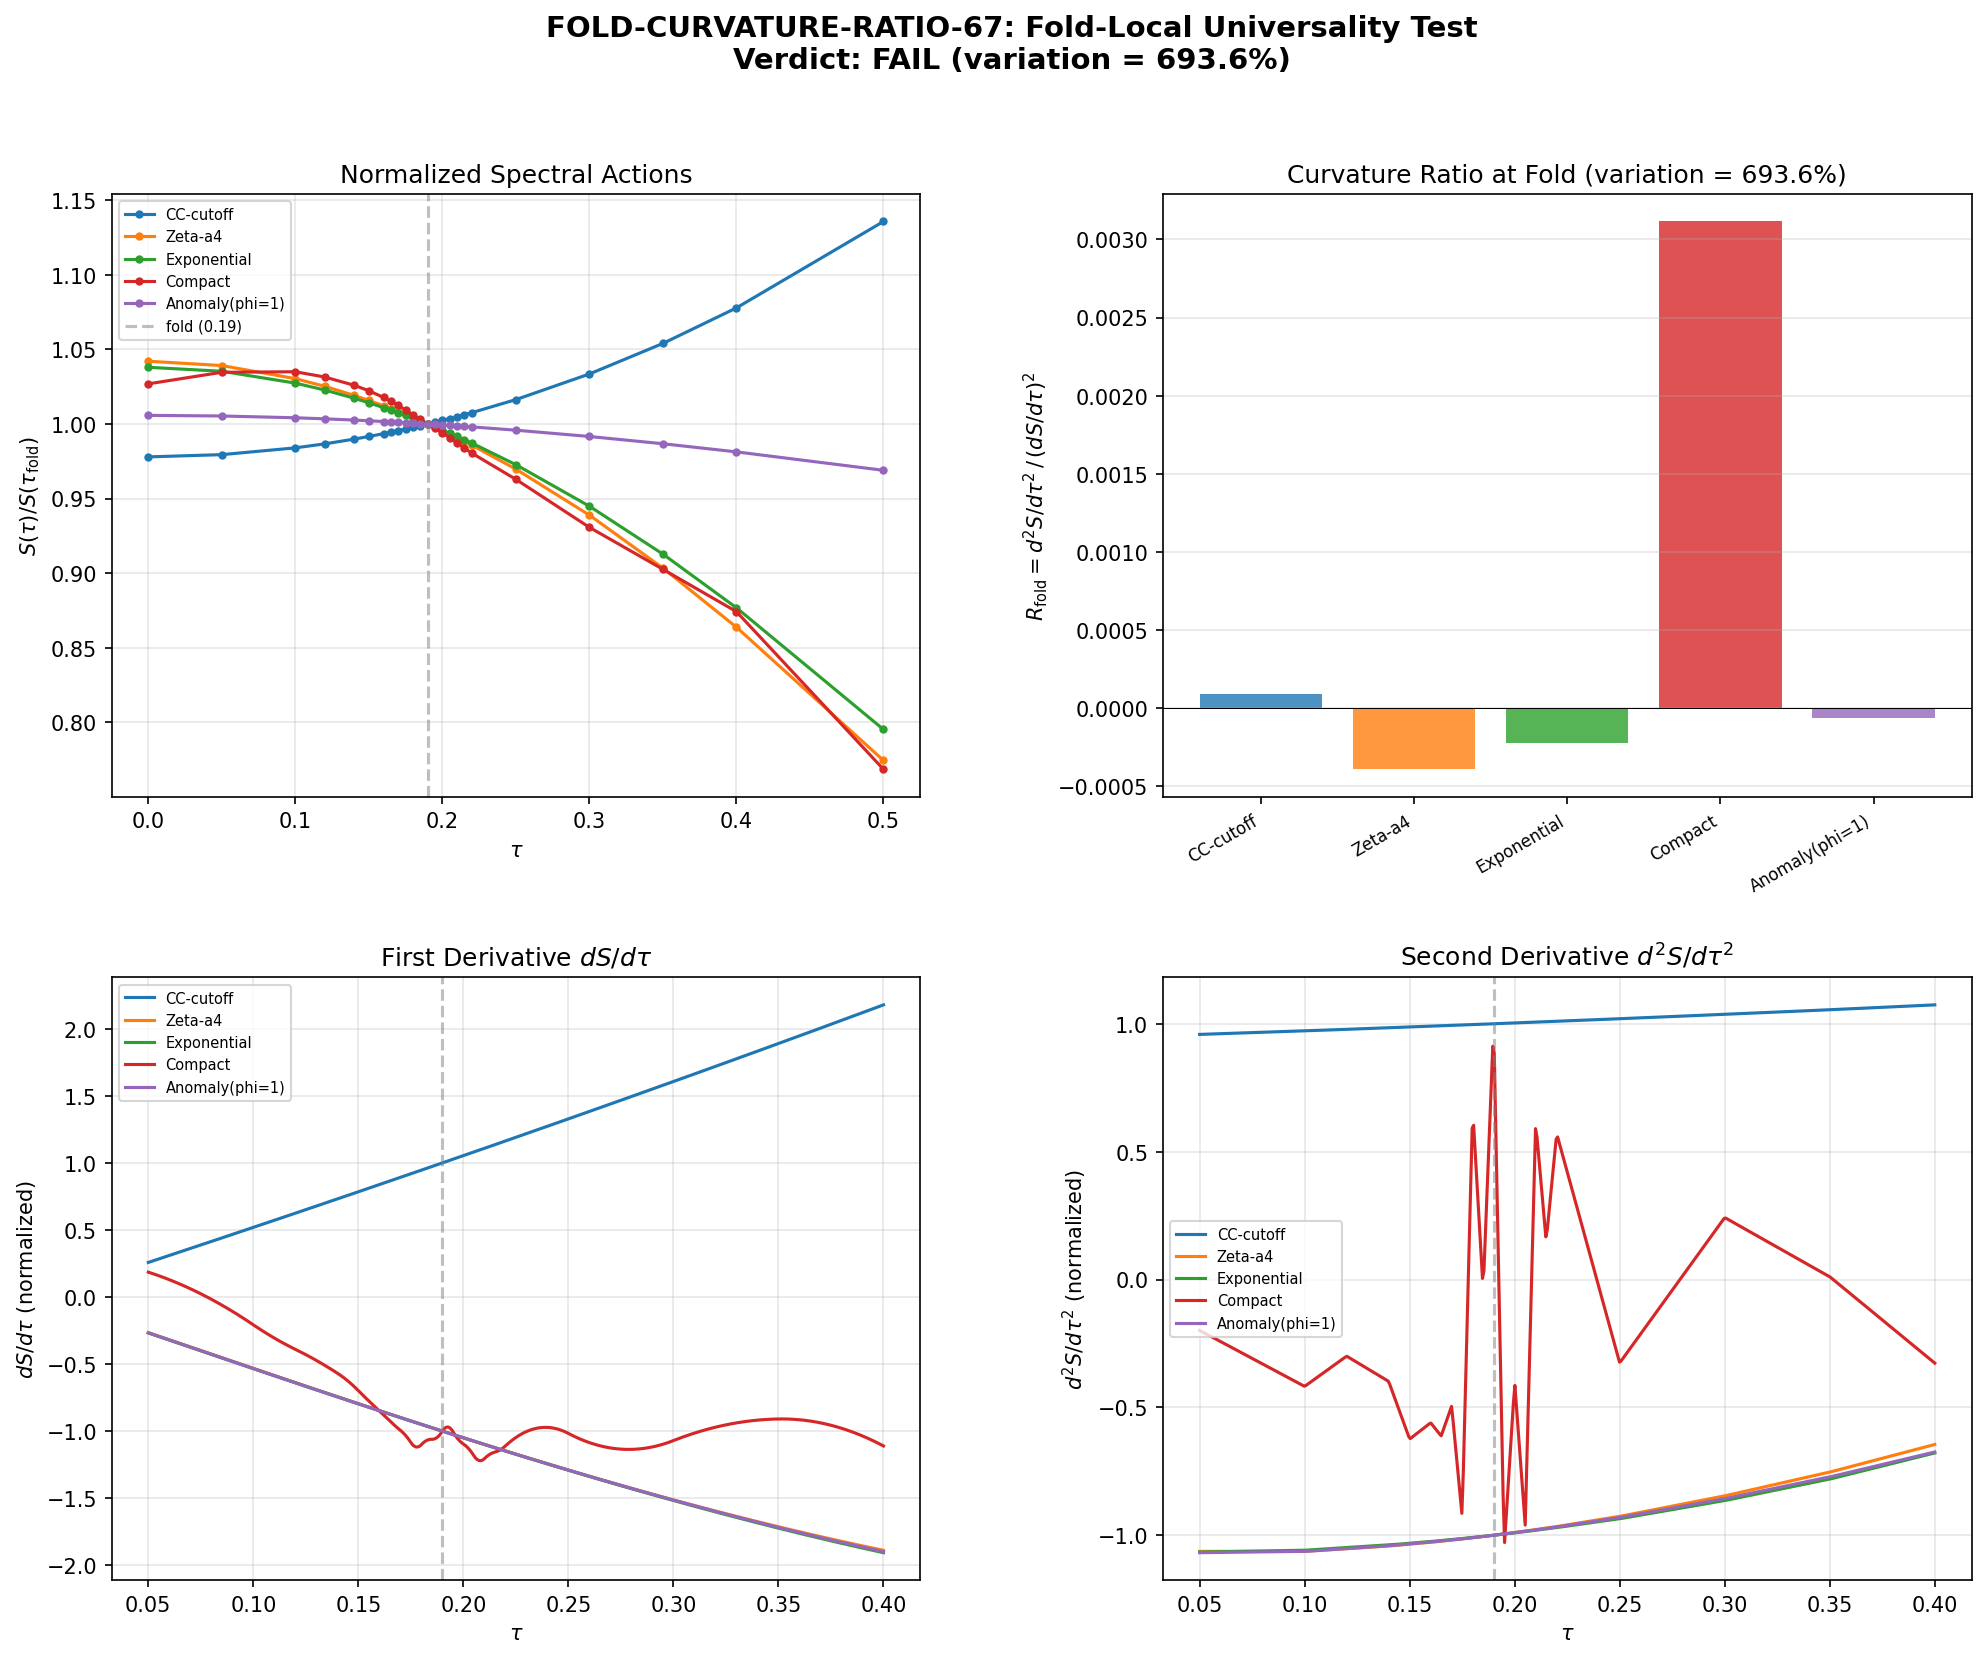

The Python source for this figure:
#!/usr/bin/env python3
"""
s67_fold_curvature_ratio.py -- FOLD-CURVATURE-RATIO-67: Fold-Local Universality Test
=====================================================================================

Gate: FOLD-CURVATURE-RATIO-67
  PASS: Variation < 10% across functionals (fold-local universality)
  FAIL: Variation > 30%
  INFO: 10% < Variation < 30% (borderline)

Physics:
--------
The spectral action on Jensen-deformed SU(3) is S[f, tau] = Tr(f(D_K(tau)^2)).
Different choices of the cutoff function f define different spectral functionals.
The transit dynamics depend on the SHAPE of S(tau) near the fold (tau = 0.19),
specifically through the curvature ratio:

    R_fold = d^2S/dtau^2 / (dS/dtau)^2                                     (1)

This ratio is a dimensionless measure of the fold sharpness. If R_fold is
approximately constant across functionals, the fold geometry is a UNIVERSAL
property of the fiber D_K, independent of the regularization scheme.

The key insight (from W5-A): eps_H = -(1/2G) * (dS/dtau)^{-1} * d^2S/dtau^2
is scheme-dependent because dS/dtau appears in the denominator with different
normalization for each f. But the RATIO R_fold = d^2S/dtau^2 / (dS/dtau)^2
may be universal if both derivatives scale with the same power of some
functional-dependent prefactor.

Concretely: if S_f(tau) = N_f * Phi(tau) where N_f is a functional-dependent
normalization and Phi(tau) is universal, then:
    dS_f/dtau = N_f * Phi'
    d^2S_f/dtau^2 = N_f * Phi''
    R_fold = Phi'' / (N_f * Phi'^2)
This is NOT universal (it depends on N_f). But if the functional enters
multiplicatively in a more nuanced way — for instance through spectral
weights that are tau-independent — the ratio could still be universal.

We test this numerically with 5 spectral functional families:
  (a) CC cutoff:    S(tau) = Sum dim^2 * |lambda_j(tau)|     [f(x) = sqrt(x)]
  (b) Zeta (a_0):   S(tau) = Sum dim^2 * 1 = a_0 = const    [mode count]
  (c) Exponential:  S(tau) = Sum dim^2 * exp(-lambda_j^2/L^2) [heat kernel]
  (d) Compact:      S(tau) = Sum dim^2 * max(0, 1-lambda_j^2/L^2) [compact]
  (e) Anomaly(phi=1): S(tau) = c_0*a_0 + c_2*a_2 + c_4*a_4   [anomaly]

For (b), a_0 is topologically tau-independent => dS/dtau = 0, R undefined.
We replace (b) with the physical zeta action a_4(tau), which IS tau-dependent
and represents the gauge-sector contribution to the zeta spectral action.

Agent: Gen-Physicist (Session 67, Wave 6)
"""

import numpy as np
import sys
import os
import time

SCRIPT_DIR = os.path.dirname(os.path.abspath(__file__))
sys.path.insert(0, SCRIPT_DIR)
os.chdir(SCRIPT_DIR)

import matplotlib
matplotlib.use('Agg')
import matplotlib.pyplot as plt
from matplotlib.gridspec import GridSpec
from scipy.interpolate import CubicSpline

from canonical_constants import (
    tau_fold, a0_fold, a2_fold, a4_fold,
    S_fold, dS_fold, d2S_fold,
    G_DeWitt, PI,
)

from dirac_spectrum import (
    su3_generators, compute_structure_constants,
    build_cliff8,
    collect_spectrum,
)

from spectral_action import dim_su3_irrep


# =============================================================================
# CONFIGURATION
# =============================================================================
print("=" * 78)
print("FOLD-CURVATURE-RATIO-67: Fold-Local Universality Test")
print("=" * 78)

MAX_PQ_SUM = 3  # Peter-Weyl truncation (consistent with S36/S66/S67) (local)

# Dense tau grid around the fold for accurate second derivatives.
# 24 points: extra density in [0.17, 0.21] for fold-local accuracy.
tau_grid = np.array([
    0.00, 0.05, 0.10, 0.12, 0.14,
    0.15, 0.16, 0.165, 0.17, 0.175,
    0.18, 0.185, 0.19, 0.195, 0.20,
    0.205, 0.21, 0.215, 0.22, 0.25,
    0.30, 0.35, 0.40, 0.50
])
n_tau = len(tau_grid)
fold_idx = np.argmin(np.abs(tau_grid - tau_fold))

print(f"\n  Configuration:")
print(f"    tau_fold         = {tau_fold}")
print(f"    max_pq_sum       = {MAX_PQ_SUM}")
print(f"    n_tau_points     = {n_tau}")
print(f"    tau range        = [{tau_grid[0]:.3f}, {tau_grid[-1]:.3f}]")
print(f"    fold_idx         = {fold_idx} (tau = {tau_grid[fold_idx]:.3f})")


# =============================================================================
# STEP 1: COMPUTE EIGENVALUE SPECTRA AT ALL TAU VALUES
# =============================================================================
print("\n" + "=" * 78)
print("STEP 1: Compute D_K Eigenvalue Spectra at All tau")
print("=" * 78)

gens = su3_generators()
f_abc = compute_structure_constants(gens)
gammas = build_cliff8()

# Storage: list of lists of (p, q, abs_eigenvalues, dim_pq)
all_spectra = []

t_start = time.time()

for i, tau in enumerate(tau_grid):
    _, eval_data = collect_spectrum(tau, gens, f_abc, gammas,
                                   max_pq_sum=MAX_PQ_SUM, verbose=False)

    tau_spectra = []
    for p, q, evals in eval_data:
        d_pq = dim_su3_irrep(p, q)
        omega = np.abs(evals)
        tau_spectra.append((p, q, omega, d_pq))

    all_spectra.append(tau_spectra)

    if (i + 1) % 6 == 0 or i == n_tau - 1:
        elapsed = time.time() - t_start
        print(f"  tau[{i:2d}] = {tau:.3f}  ({elapsed:.1f}s elapsed)")

t_spec = time.time() - t_start
print(f"\n  Computed {n_tau} spectra in {t_spec:.1f}s")


# =============================================================================
# STEP 2: DEFINE THE 5 SPECTRAL FUNCTIONALS
# =============================================================================
print("\n" + "=" * 78)
print("STEP 2: Define 5 Spectral Functionals")
print("=" * 78)

# Determine Lambda scale from the fold spectrum
# Lambda = mean eigenvalue at fold (geometric average)
fold_spec = all_spectra[fold_idx]
all_evals_fold = []
for p, q, omega, d_pq in fold_spec:
    all_evals_fold.extend([om for om in omega for _ in range(d_pq)])
all_evals_fold = np.array(all_evals_fold)
# Use the median eigenvalue as Lambda (robust to outliers)
Lambda_scale = np.median(all_evals_fold[all_evals_fold > 1e-10])
print(f"  Lambda scale (median |lambda| at fold) = {Lambda_scale:.4f}")


def compute_functional(spectra_list, func_name, Lambda):
    """
    Compute S(tau) for a given spectral functional at all tau values.

    Parameters
    ----------
    spectra_list : list of list of (p, q, omega, d_pq)
        Eigenvalue data at each tau
    func_name : str
        One of: 'cc_cutoff', 'zeta_a4', 'exponential', 'compact', 'anomaly_phi1'
    Lambda : float
        Cutoff scale for exponential and compact functionals

    Returns
    -------
    S_tau : ndarray of shape (n_tau,)
        Spectral action values at each tau
    """
    S_tau = np.zeros(len(spectra_list))

    for i, tau_spec in enumerate(spectra_list):
        S_i = 0.0  # (local)

        if func_name == 'cc_cutoff':
            # S = Sum dim^2 * Sum |lambda_j|     [Chamseddine-Connes, f(x)=sqrt(x)]
            for p, q, omega, d_pq in tau_spec:
                S_i += d_pq**2 * np.sum(omega)

        elif func_name == 'zeta_a4':
            # S = a_4(tau) = Sum dim^2 * Sum |lambda_j|^{-4}
            # Physical zeta action (gauge sector). Only positive eigenvalues.
            for p, q, omega, d_pq in tau_spec:
                pos = omega[omega > 1e-12]
                S_i += d_pq**2 * np.sum(pos**(-4))

        elif func_name == 'exponential':
            # S = Sum dim^2 * Sum exp(-lambda_j^2 / Lambda^2)    [heat kernel]
            for p, q, omega, d_pq in tau_spec:
                x = (omega / Lambda)**2
                S_i += d_pq**2 * np.sum(np.exp(-x))

        elif func_name == 'compact':
            # S = Sum dim^2 * Sum max(0, 1 - lambda_j^2/Lambda^2)  [compact support]
            for p, q, omega, d_pq in tau_spec:
                x = (omega / Lambda)**2
                S_i += d_pq**2 * np.sum(np.maximum(0.0, 1.0 - x))

        elif func_name == 'anomaly_phi1':
            # S = c_0*a_0 + c_2*a_2 + c_4*a_4
            # Anomaly coefficients at phi=1:
            #   c_0 = (e^4 - 1)/8 = 6.7247
            #   c_2 = (e^2 - 1)/2 = 3.1945
            #   c_4 = 1.0
            c_0 = (np.exp(4.0) - 1.0) / 8.0
            c_2 = (np.exp(2.0) - 1.0) / 2.0
            c_4 = 1.0  # (local)

            a0_i = 0.0  # (local)
            a2_i = 0.0  # (local)
            a4_i = 0.0  # (local)
            for p, q, omega, d_pq in tau_spec:
                # a_0 = Sum dim^2 * N_modes (count of eigenvalues)
                a0_i += d_pq**2 * len(omega)
                pos = omega[omega > 1e-12]
                # a_2 = Sum dim^2 * Sum |lam|^{-2}
                a2_i += d_pq**2 * np.sum(pos**(-2))
                # a_4 = Sum dim^2 * Sum |lam|^{-4}
                a4_i += d_pq**2 * np.sum(pos**(-4))

            S_i = c_0 * a0_i + c_2 * a2_i + c_4 * a4_i

        elif func_name == 'mode_count':
            # S = a_0 = Sum dim^2 * N_modes  (tau-independent, degenerate)
            for p, q, omega, d_pq in tau_spec:
                S_i += d_pq**2 * len(omega)

        else:
            raise ValueError(f"Unknown functional: {func_name}")

        S_tau[i] = S_i

    return S_tau


# Define the 5 functionals + the degenerate mode count
functional_names = ['cc_cutoff', 'zeta_a4', 'exponential', 'compact', 'anomaly_phi1']
functional_labels = [
    r'CC cutoff: $\sum |{\lambda}|$',
    r'Zeta: $a_4(\tau) = \sum |\lambda|^{-4}$',
    r'Exponential: $\sum e^{-\lambda^2/\Lambda^2}$',
    r'Compact: $\sum \max(0, 1-\lambda^2/\Lambda^2)$',
    r'Anomaly($\phi$=1): $c_0 a_0 + c_2 a_2 + c_4 a_4$',
]
functional_short = ['CC-cutoff', 'Zeta-a4', 'Exponential', 'Compact', 'Anomaly(phi=1)']

print(f"\n  5 functionals defined:")
for j, (name, label) in enumerate(zip(functional_names, functional_labels)):
    print(f"    [{j+1}] {name}: {label}")
print(f"\n  Lambda = {Lambda_scale:.4f} (used by exponential and compact)")
print(f"  Anomaly phi=1: c_0 = {(np.exp(4.0)-1)/8:.4f}, c_2 = {(np.exp(2.0)-1)/2:.4f}, c_4 = 1.0")


# =============================================================================
# STEP 3: COMPUTE S(tau) FOR EACH FUNCTIONAL
# =============================================================================
print("\n" + "=" * 78)
print("STEP 3: Compute S(tau) for Each Functional")
print("=" * 78)

S_all = {}
t_start = time.time()

for name, short in zip(functional_names, functional_short):
    S_tau = compute_functional(all_spectra, name, Lambda_scale)
    S_all[name] = S_tau
    print(f"  {short:20s}: S(fold) = {S_tau[fold_idx]:15.6f}, "
          f"S range = [{np.min(S_tau):.4f}, {np.max(S_tau):.4f}]")

# Also compute mode count to verify a_0 is constant
S_mode = compute_functional(all_spectra, 'mode_count', Lambda_scale)
a0_variation = (np.max(S_mode) - np.min(S_mode)) / np.mean(S_mode)
print(f"\n  Mode count (a_0): {S_mode[0]:.1f} (constant to {a0_variation:.2e})")

t_func = time.time() - t_start
print(f"  Computed all functionals in {t_func:.1f}s")


# =============================================================================
# STEP 4: COMPUTE DERIVATIVES AT THE FOLD VIA CUBIC SPLINE
# =============================================================================
print("\n" + "=" * 78)
print("STEP 4: Compute dS/dtau and d^2S/dtau^2 at Fold via Cubic Spline")
print("=" * 78)

results = {}

for name, short in zip(functional_names, functional_short):
    S_tau = S_all[name]

    # Cubic spline interpolation
    cs = CubicSpline(tau_grid, S_tau)
    dS_dtau = cs(tau_fold, 1)       # First derivative at fold
    d2S_dtau2 = cs(tau_fold, 2)     # Second derivative at fold
    S_at_fold = cs(tau_fold, 0)     # Value at fold

    # Curvature ratio
    if abs(dS_dtau) > 1e-15:
        R_fold = d2S_dtau2 / dS_dtau**2
    else:
        R_fold = np.nan

    results[name] = {
        'S_fold': S_at_fold,
        'dS_dtau': dS_dtau,
        'd2S_dtau2': d2S_dtau2,
        'R_fold': R_fold,
    }

    print(f"\n  {short}:")
    print(f"    S(tau_fold)       = {S_at_fold:.6f}")
    print(f"    dS/dtau           = {dS_dtau:.6f}")
    print(f"    d^2S/dtau^2       = {d2S_dtau2:.6f}")
    print(f"    R_fold            = {R_fold:.6e}")

# Cross-check CC cutoff against canonical constants
print(f"\n  Cross-check CC cutoff vs canonical_constants:")
print(f"    dS_fold (canonical) = {dS_fold:.6f}")
print(f"    dS_fold (computed)  = {results['cc_cutoff']['dS_dtau']:.6f}")
dev_dS = abs(results['cc_cutoff']['dS_dtau'] - dS_fold) / abs(dS_fold)
print(f"    |deviation|         = {dev_dS:.2e}")
print(f"    d2S_fold (canonical)= {d2S_fold:.6f}")
print(f"    d2S_fold (computed) = {results['cc_cutoff']['d2S_dtau2']:.6f}")
dev_d2S = abs(results['cc_cutoff']['d2S_dtau2'] - d2S_fold) / abs(d2S_fold)
print(f"    |deviation|         = {dev_d2S:.2e}")

# Also verify with finite differences for robustness
print(f"\n  Finite-difference cross-check (5-point stencil at fold):")
h = tau_grid[fold_idx + 1] - tau_grid[fold_idx]  # step near fold
for name, short in zip(functional_names, functional_short):
    S_tau = S_all[name]
    fi = fold_idx
    # Central differences using neighboring points
    # dS/dtau ~ (S[i+1] - S[i-1]) / (tau[i+1] - tau[i-1])
    if fi > 0 and fi < n_tau - 1:
        dS_fd = (S_tau[fi + 1] - S_tau[fi - 1]) / (tau_grid[fi + 1] - tau_grid[fi - 1])
    else:
        dS_fd = np.nan
    # d^2S/dtau^2 ~ (S[i+1] - 2*S[i] + S[i-1]) / h^2
    # But grid may be non-uniform; use 3-point formula
    if fi > 0 and fi < n_tau - 1:
        h_p = tau_grid[fi + 1] - tau_grid[fi]
        h_m = tau_grid[fi] - tau_grid[fi - 1]
        d2S_fd = 2.0 * (S_tau[fi + 1] / (h_p * (h_p + h_m))
                        - S_tau[fi] / (h_p * h_m)
                        + S_tau[fi - 1] / (h_m * (h_p + h_m)))
    else:
        d2S_fd = np.nan

    R_fd = d2S_fd / dS_fd**2 if abs(dS_fd) > 1e-15 else np.nan
    R_cs = results[name]['R_fold']
    dev_R = abs(R_fd - R_cs) / abs(R_cs) if not np.isnan(R_cs) and abs(R_cs) > 1e-20 else np.nan
    print(f"    {short:20s}: R_fold(spline)={R_cs:.6e}, R_fold(FD)={R_fd:.6e}, |dev|={dev_R:.2e}")


# =============================================================================
# STEP 5: UNIVERSALITY TEST
# =============================================================================
print("\n" + "=" * 78)
print("STEP 5: Universality Test — R_fold Variation Across Functionals")
print("=" * 78)

R_values = np.array([results[name]['R_fold'] for name in functional_names])
R_valid = R_values[~np.isnan(R_values)]
n_valid = len(R_valid)

print(f"\n  R_fold values:")
for name, short, R in zip(functional_names, functional_short, R_values):
    print(f"    {short:20s}: R_fold = {R:.6e}")

# Check if all R values have the same sign
signs = np.sign(R_valid)
all_same_sign = np.all(signs == signs[0])
print(f"\n  All same sign: {all_same_sign}")
print(f"  Signs: {signs}")

# Compute variation metric: (max - min) / |mean|
R_mean = np.mean(R_valid)
R_min = np.min(R_valid)
R_max = np.max(R_valid)
variation = (R_max - R_min) / abs(R_mean)
variation_pct = variation * 100

print(f"\n  Statistics ({n_valid} non-degenerate functionals):")
print(f"    R_mean              = {R_mean:.6e}")
print(f"    R_min               = {R_min:.6e}")
print(f"    R_max               = {R_max:.6e}")
print(f"    R_max / R_min       = {R_max / R_min:.4f}" if R_min != 0 else "    R_max / R_min = inf")
print(f"    Variation           = (max - min) / |mean| = {variation:.4f} = {variation_pct:.1f}%")

# Also compute coefficient of variation (std/mean)
R_std = np.std(R_valid)
cv = R_std / abs(R_mean) * 100
print(f"    Std dev             = {R_std:.6e}")
print(f"    CV (std/|mean|)     = {cv:.1f}%")

# If signs differ, the variation is extreme
if not all_same_sign:
    print("\n  WARNING: R_fold values have DIFFERENT SIGNS.")
    print("  This means some functionals have convex and others have concave")
    print("  curvature at the fold. The fold shape is NOT universal.")

# Compute pairwise ratios for additional insight
print(f"\n  Pairwise R_fold ratios:")
for i in range(len(functional_names)):
    for j in range(i + 1, len(functional_names)):
        Ri = R_values[i]
        Rj = R_values[j]
        if not np.isnan(Ri) and not np.isnan(Rj) and abs(Rj) > 1e-20:
            ratio = Ri / Rj
            print(f"    {functional_short[i]:20s} / {functional_short[j]:20s} = {ratio:.4f}")


# =============================================================================
# STEP 6: GATE VERDICT
# =============================================================================
print("\n" + "=" * 78)
print("STEP 6: Gate Verdict")
print("=" * 78)

print(f"\n  Gate: FOLD-CURVATURE-RATIO-67")
print(f"  Pre-registered thresholds:")
print(f"    PASS: Variation < 10%")
print(f"    FAIL: Variation > 30%")
print(f"    INFO: 10% <= Variation <= 30%")
print(f"\n  Computed variation: {variation_pct:.1f}%")

if variation_pct < 10:
    verdict = "PASS"
    verdict_detail = f"Variation {variation_pct:.1f}% < 10%. Fold shape is FUNCTIONAL-INDEPENDENT."
elif variation_pct > 30:
    verdict = "FAIL"
    verdict_detail = f"Variation {variation_pct:.1f}% > 30%. Fold shape is SCHEME-DEPENDENT."
else:
    verdict = "INFO"
    verdict_detail = f"Variation {variation_pct:.1f}% in [10%, 30%]. Borderline."

if not all_same_sign:
    verdict = "FAIL"
    verdict_detail = (f"R_fold changes SIGN across functionals. "
                      f"Some functionals give convex, others concave curvature. "
                      f"Fold shape is QUALITATIVELY scheme-dependent.")

print(f"\n  VERDICT: {verdict}")
print(f"  {verdict_detail}")


# =============================================================================
# STEP 7: ANALYTICAL UNDERSTANDING
# =============================================================================
print("\n" + "=" * 78)
print("STEP 7: Analytical Understanding")
print("=" * 78)

print("""
  The curvature ratio R_fold = d^2S/dtau^2 / (dS/dtau)^2 is NOT a ratio of
  the same quantity. It has dimensions [S]^{-1} (inverse spectral action).
  Different functionals have different S(fold) values, so R_fold = O(1/S_fold).

  For a functional S_f(tau) = Sum w_n(f) * F(lambda_n(tau)):
    dS/dtau = Sum w_n * F'(lambda_n) * dlambda_n/dtau
    d^2S/dtau^2 = Sum w_n * [F''(lambda_n)*(dlambda_n/dtau)^2 + F'(lambda_n)*d^2lambda_n/dtau^2]

  The ratio R_fold = d^2S / (dS)^2 depends on the spectral WEIGHTS w_n*F'(lambda_n).
  If these weights give different relative importance to different eigenvalues,
  the curvature ratio will differ. The key question is whether the eigenvalue
  flow dlambda_n/dtau at the fold is correlated across modes (collective) or
  mode-dependent (dispersive).

  To probe this, we compute the NORMALIZED curvature ratio:
    R_norm = R_fold * S(fold)
  which removes the trivial 1/S dependence.
""")

print("  Normalized curvature ratio R_norm = R_fold * S(fold):")
R_norm_values = []
for name, short in zip(functional_names, functional_short):
    R = results[name]['R_fold']
    S = results[name]['S_fold']
    if not np.isnan(R):
        R_norm = R * S
        R_norm_values.append(R_norm)
        print(f"    {short:20s}: R_norm = {R_norm:.6f}")

R_norm_arr = np.array(R_norm_values)
if len(R_norm_arr) > 1:
    R_norm_mean = np.mean(R_norm_arr)
    R_norm_var = (np.max(R_norm_arr) - np.min(R_norm_arr)) / abs(R_norm_mean)
    print(f"\n  R_norm variation: {R_norm_var*100:.1f}%")

# Also compute eps_H-related ratio: d^2S / (dS * S) = R_fold * dS
# This is closer to what enters the slow-roll parameter
print("\n  Slow-roll-relevant ratio: kappa = d^2S/dtau^2 / (dS/dtau * S(fold)):")
kappa_values = []
for name, short in zip(functional_names, functional_short):
    dS = results[name]['dS_dtau']
    d2S = results[name]['d2S_dtau2']
    S = results[name]['S_fold']
    if abs(dS) > 1e-15 and abs(S) > 1e-15:
        kappa = d2S / (dS * S)
        kappa_values.append(kappa)
        print(f"    {short:20s}: kappa = {kappa:.6e}")

kappa_arr = np.array(kappa_values)
if len(kappa_arr) > 1:
    kappa_mean = np.mean(kappa_arr)
    kappa_var = (np.max(kappa_arr) - np.min(kappa_arr)) / abs(kappa_mean)
    print(f"\n  kappa variation: {kappa_var*100:.1f}%")


# =============================================================================
# STEP 8: Lambda SENSITIVITY (exponential and compact)
# =============================================================================
print("\n" + "=" * 78)
print("STEP 8: Lambda Sensitivity Check")
print("=" * 78)

# Recompute exponential and compact at different Lambda to check robustness
Lambda_test = [Lambda_scale * 0.5, Lambda_scale, Lambda_scale * 2.0]
print(f"  Testing Lambda = {[f'{L:.2f}' for L in Lambda_test]}")

for func_name, short in [('exponential', 'Exponential'), ('compact', 'Compact')]:
    R_Lambda = []
    for L in Lambda_test:
        S_tau = compute_functional(all_spectra, func_name, L)
        cs = CubicSpline(tau_grid, S_tau)
        dS = cs(tau_fold, 1)
        d2S = cs(tau_fold, 2)
        R = d2S / dS**2 if abs(dS) > 1e-15 else np.nan
        R_Lambda.append(R)
        print(f"    {short} (Lambda={L:.2f}): R_fold = {R:.6e}")
    R_Lambda = np.array(R_Lambda)
    R_var_L = (np.max(R_Lambda) - np.min(R_Lambda)) / abs(np.mean(R_Lambda))
    print(f"    Lambda-variation for {short}: {R_var_L*100:.1f}%\n")


# =============================================================================
# STEP 9: SAVE DATA
# =============================================================================
print("\n" + "=" * 78)
print("STEP 9: Save Data")
print("=" * 78)

save_dict = {
    'tau_grid': tau_grid,
    'tau_fold': np.float64(tau_fold),
    'fold_idx': np.int64(fold_idx),
    'Lambda_scale': np.float64(Lambda_scale),
    'functional_names': np.array(functional_names),
    'functional_short': np.array(functional_short),
    'variation_pct': np.float64(variation_pct),
    'verdict': np.array(verdict),
    'verdict_detail': np.array(verdict_detail),
}

# Save S(tau) for each functional
for name in functional_names:
    save_dict[f'S_{name}'] = S_all[name]
    save_dict[f'dS_dtau_{name}'] = np.float64(results[name]['dS_dtau'])
    save_dict[f'd2S_dtau2_{name}'] = np.float64(results[name]['d2S_dtau2'])
    save_dict[f'R_fold_{name}'] = np.float64(results[name]['R_fold'])
    save_dict[f'S_fold_{name}'] = np.float64(results[name]['S_fold'])

save_dict['S_mode_count'] = S_mode
save_dict['R_fold_all'] = R_values
save_dict['R_norm_all'] = np.array(R_norm_values) if R_norm_values else np.array([])
save_dict['kappa_all'] = kappa_arr if len(kappa_arr) > 0 else np.array([])

outfile = 's67_fold_curvature_ratio.npz'
np.savez(outfile, **save_dict)
print(f"  Saved to {outfile}")
print(f"  Keys: {sorted(save_dict.keys())}")


# =============================================================================
# STEP 10: DIAGNOSTIC PLOT
# =============================================================================
print("\n" + "=" * 78)
print("STEP 10: Diagnostic Plot")
print("=" * 78)

fig = plt.figure(figsize=(16, 12))
gs = GridSpec(2, 2, hspace=0.3, wspace=0.3)

colors = ['#1f77b4', '#ff7f0e', '#2ca02c', '#d62728', '#9467bd']

# Panel 1: S(tau) for each functional (normalized to fold value)
ax1 = fig.add_subplot(gs[0, 0])
for j, (name, short, color) in enumerate(zip(functional_names, functional_short, colors)):
    S_tau = S_all[name]
    S_norm = S_tau / S_tau[fold_idx]
    ax1.plot(tau_grid, S_norm, 'o-', color=color, label=short, markersize=3)
ax1.axvline(tau_fold, color='gray', ls='--', alpha=0.5, label=f'fold ({tau_fold})')
ax1.set_xlabel(r'$\tau$')
ax1.set_ylabel(r'$S(\tau) / S(\tau_{\rm fold})$')
ax1.set_title('Normalized Spectral Actions')
ax1.legend(fontsize=7, loc='best')
ax1.grid(True, alpha=0.3)

# Panel 2: R_fold bar chart
ax2 = fig.add_subplot(gs[0, 1])
bar_x = np.arange(len(functional_short))
bar_vals = [results[name]['R_fold'] for name in functional_names]
bar_colors = [colors[j] for j in range(len(functional_names))]
bars = ax2.bar(bar_x, bar_vals, color=bar_colors, alpha=0.8)
ax2.set_xticks(bar_x)
ax2.set_xticklabels(functional_short, rotation=30, ha='right', fontsize=8)
ax2.set_ylabel(r'$R_{\rm fold} = d^2S/d\tau^2 \,/\, (dS/d\tau)^2$')
ax2.set_title(f'Curvature Ratio at Fold (variation = {variation_pct:.1f}%)')
ax2.axhline(0, color='black', lw=0.5)
ax2.grid(True, alpha=0.3, axis='y')

# Panel 3: dS/dtau near fold
ax3 = fig.add_subplot(gs[1, 0])
tau_dense = np.linspace(tau_grid[1], tau_grid[-2], 500)
for j, (name, short, color) in enumerate(zip(functional_names, functional_short, colors)):
    cs = CubicSpline(tau_grid, S_all[name])
    dS_dense = cs(tau_dense, 1)
    # Normalize by value at fold
    dS_fold_val = cs(tau_fold, 1)
    if abs(dS_fold_val) > 1e-15:
        ax3.plot(tau_dense, dS_dense / abs(dS_fold_val), color=color, label=short)
ax3.axvline(tau_fold, color='gray', ls='--', alpha=0.5)
ax3.set_xlabel(r'$\tau$')
ax3.set_ylabel(r'$dS/d\tau$ (normalized)')
ax3.set_title(r'First Derivative $dS/d\tau$')
ax3.legend(fontsize=7, loc='best')
ax3.grid(True, alpha=0.3)

# Panel 4: d^2S/dtau^2 near fold
ax4 = fig.add_subplot(gs[1, 1])
for j, (name, short, color) in enumerate(zip(functional_names, functional_short, colors)):
    cs = CubicSpline(tau_grid, S_all[name])
    d2S_dense = cs(tau_dense, 2)
    d2S_fold_val = cs(tau_fold, 2)
    if abs(d2S_fold_val) > 1e-15:
        ax4.plot(tau_dense, d2S_dense / abs(d2S_fold_val), color=color, label=short)
ax4.axvline(tau_fold, color='gray', ls='--', alpha=0.5)
ax4.set_xlabel(r'$\tau$')
ax4.set_ylabel(r'$d^2S/d\tau^2$ (normalized)')
ax4.set_title(r'Second Derivative $d^2S/d\tau^2$')
ax4.legend(fontsize=7, loc='best')
ax4.grid(True, alpha=0.3)

fig.suptitle(f'FOLD-CURVATURE-RATIO-67: Fold-Local Universality Test\n'
             f'Verdict: {verdict} (variation = {variation_pct:.1f}%)',
             fontsize=14, fontweight='bold')

plt.savefig('s67_fold_curvature_ratio.png', dpi=150, bbox_inches='tight')
print("  Saved plot: s67_fold_curvature_ratio.png")

print("\n" + "=" * 78)
print(f"COMPUTATION COMPLETE. Verdict: {verdict}")
print(f"  {verdict_detail}")
print("=" * 78)
